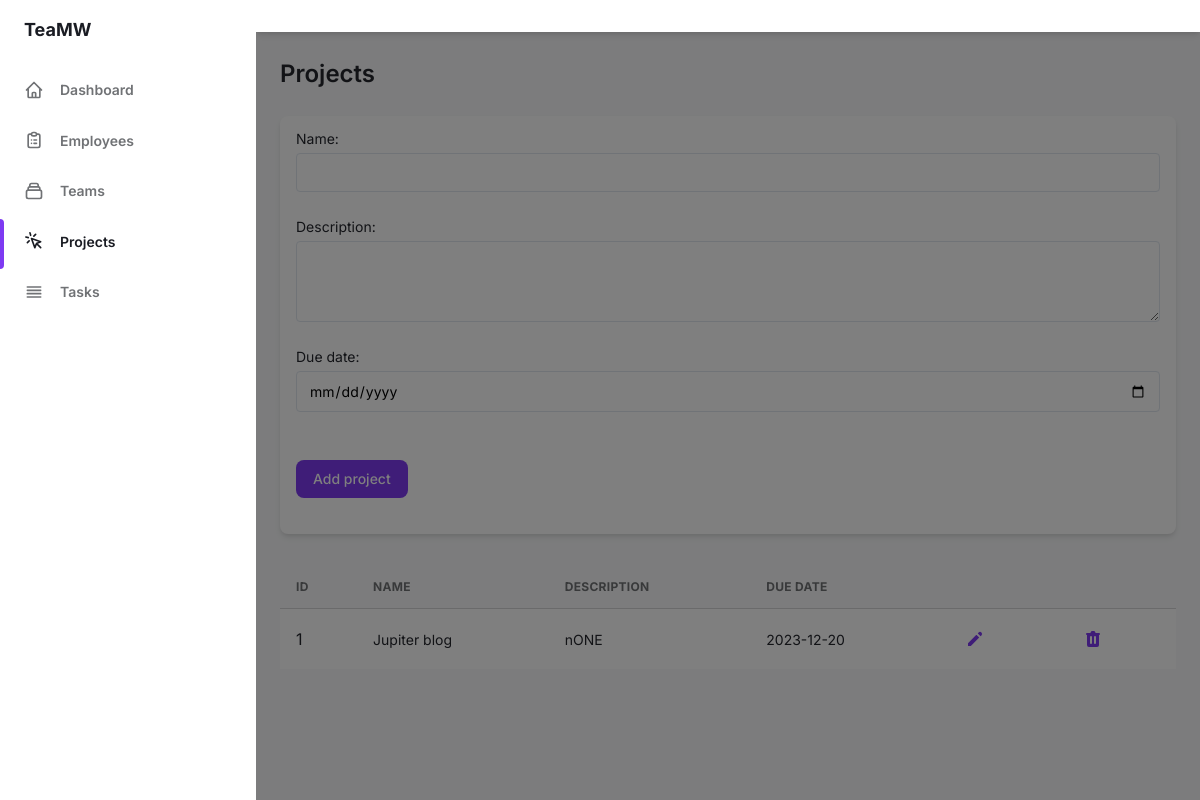
The app's page /projects.php with its own data.
### tables this page shows
CREATE TABLE `projects` (
  `proj_id` int(11) NOT NULL,
  `proj_name` varchar(70) NOT NULL,
  `proj_description` varchar(100) NOT NULL,
  `proj_due_date` date NOT NULL
);

### projects.php (the view, shortened to what this page needs)
<?php
  $con = connection();
  $sql = "SELECT * FROM projects";
  $query = mysqli_query($con, $sql);
?>
<!DOCTYPE html>
<html :class="{ 'theme-dark': dark }" x-data="data()" lang="en">
  <head>
    <link rel="stylesheet" href="./assets/css/tailwind.output.css" />
  </head>
  <body>
    <div
      class="flex h-screen bg-gray-50 dark:bg-gray-900"
      :class="{ 'overflow-hidden': isSideMenuOpen}"
    >
      <aside
        class="z-20 flex-shrink-0 hidden w-64 overflow-y-auto bg-white dark:bg-gray-800 md:block"
      >
        <div class="py-4 text-gray-500 dark:text-gray-400">
          <a
            class="ml-6 text-lg font-bold text-gray-800 dark:text-gray-200"
            href="#"
          >
            TeaMW
          </a>
          <ul class="mt-6">
            <li class="relative px-6 py-3">
              <a
                class="inline-flex items-center w-full text-sm font-semibold transition-colors duration-150 hover:text-gray-800 dark:hover:text-gray-200"
                href="index.php"
              >
                <svg
                  class="w-5 h-5"
                  aria-hidden="true"
                  fill="none"
                  stroke-linecap="round"
                  stroke-linejoin="round"
                  stroke-width="2"
                  viewBox="0 0 24 24"
                  stroke="currentColor"
                >
                  <path
                    d="M3 12l2-2m0 0l7-7 7 7M5 10v10a1 1 0 001 1h3m10-11l2 2m-2-2v10a1 1 0 01-1 1h-3m-6 0a1 1 0 001-1v-4a1 1 0 011-1h2a1 1 0 011 1v4a1 1 0 001 1m-6 0h6"
                  ></path>
                </svg>
                <span class="ml-4">Dashboard</span>
              </a>
            </li>
          </ul>
          <ul>
            <li class="relative px-6 py-3">
              <a
                class="inline-flex items-center w-full text-sm font-semibold transition-colors duration-150 hover:text-gray-800 dark:hover:text-gray-200"
                href="employees.php"
              >
                <span class="ml-4">Employees</span>
              </a>
            </li>
            <li class="relative px-6 py-3">
              <a
                class="inline-flex items-center w-full text-sm font-semibold transition-colors duration-150 hover:text-gray-800 dark:hover:text-gray-200"
                href="teams.php"
              >
                <span class="ml-4">Teams</span>
              </a>
            </li>
            <li class="relative px-6 py-3">
              <span
                class="absolute inset-y-0 left-0 w-1 bg-purple-600 rounded-tr-lg rounded-br-lg"
                aria-hidden="true"
              ></span>
              <a
                class="inline-flex items-center w-full text-sm font-semibold text-gray-800 transition-colors duration-150 hover:text-gray-800 dark:hover:text-gray-200 dark:text-gray-100"
                href="projects.php"
              >
                <svg
                  class="w-5 h-5"
                  aria-hidden="true"
                  fill="none"
                  stroke-linecap="round"
                  stroke-linejoin="round"
                  stroke-width="2"
                  viewBox="0 0 24 24"
                  stroke="currentColor"
                >
                  <path
                    d="M15 15l-2 5L9 9l11 4-5 2zm0 0l5 5M7.188 2.239l.777 2.897M5.136 7.965l-2.898-.777M13.95 4.05l-2.122 2.122m-5.657 5.656l-2.12 2.122"
                  ></path>
                </svg>
                <span class="ml-4">Projects</span>
              </a>
            </li>
            <li class="relative px-6 py-3">
              <a
                class="inline-flex items-center w-full text-sm font-semibold transition-colors duration-150 hover:text-gray-800 dark:hover:text-gray-200"
                href="tasks.php"
              >
                <svg
                  class="w-5 h-5"
                  aria-hidden="true"
                  fill="none"
                  stroke-linecap="round"
                  stroke-linejoin="round"
                  stroke-width="2"
                  viewBox="0 0 24 24"
                  stroke="currentColor"
                >
                  <path d="M4 6h16M4 10h16M4 14h16M4 18h16"></path>
                </svg>
                <span class="ml-4">Tasks</span>
              </a>
            </li>
          </ul>
        </div>
      </aside>
      <div
        x-show="isSideMenuOpen"
        x-transition:enter="transition ease-in-out duration-150"
        x-transition:enter-start="opacity-0"
        x-transition:enter-end="opacity-100"
        x-transition:leave="transition ease-in-out duration-150"
        x-transition:leave-start="opacity-100"
        x-transition:leave-end="opacity-0"
        class="fixed inset-0 z-10 flex items-end bg-black bg-opacity-50 sm:items-center sm:justify-center"
      ></div>
      <div class="flex flex-col flex-1">
      <header class="z-10 py-4 bg-white shadow-md dark:bg-gray-800">
        </header>
        <main class="h-full overflow-y-auto">
          <div class="container grid px-6 mx-auto">
            <h2
              class="my-6 text-2xl font-semibold text-gray-700 dark:text-gray-200"
            >
              Projects
            </h2>
            <form action="insert_project.php" method="POST">
              <div
                class="px-4 py-3 mb-8 bg-white rounded-lg shadow-md dark:bg-gray-800"
              >
                <label class="block text-sm">
                  <span class="text-gray-700 dark:text-gray-400">Name:</span>
                  <input
                    type="text"
                    name="name"
                    required
                    class="block w-full mt-1 text-sm dark:border-gray-600 dark:bg-gray-700 focus:border-purple-400 focus:outline-none focus:shadow-outline-purple dark:text-gray-300 dark:focus:shadow-outline-gray form-input"
                  />
                </label>
                <br>
                <label class="block text-sm">
                  <span class="text-gray-700 dark:text-gray-400">Description:</span>
                  <textarea
                    name="description"
                    class="block w-full mt-1 text-sm dark:text-gray-300 dark:border-gray-600 dark:bg-gray-700 form-textarea focus:border-purple-400 focus:outline-none focus:shadow-outline-purple dark:focus:shadow-outline-gray"
                    rows="3">
                  </textarea>
                </label>
                <br>
                <label class="block text-sm">
                  <span class="text-gray-700 dark:text-gray-400">Due date:</span>
                  <input
                    type="date"
                    name="dueDate"
                    class="block w-full mt-1 text-sm dark:text-gray-300 dark:border-gray-600 dark:bg-gray-700 form-textarea focus:border-purple-400 focus:outline-none focus:shadow-outline-purple dark:focus:shadow-outline-gray"
                    required
                  />
                </label>
                <br>
                <br>
                <div>
                  <input
                    type="submit"
                    class="px-4 py-2 text-sm font-medium leading-5 text-white transition-colors duration-150 bg-purple-600 border border-transparent rounded-lg active:bg-purple-600 hover:bg-purple-700 focus:outline-none focus:shadow-outline-purple"
                    value="Add project"
                    >
                </div>
                <br>
            </form>
          </div>
          <div class="w-full overflow-x-auto">
            <table class="w-full whitespace-no-wrap">
              <thead>
                <tr class="text-xs font-semibold tracking-wide text-left text-gray-500 uppercase border-b dark:border-gray-700 bg-gray-50 dark:text-gray-400 dark:bg-gray-800">
                  <th class="px-4 py-3">id</th>
                  <th class="px-4 py-3">Name</th>
                  <th class="px-4 py-3">Description</th>
                  <th class="px-4 py-3">Due date</th>
                  <th class="px-4 py-3"></th>
                  <th class="px-4 py-3"></th>
                </tr>
              </thead>
              <tbody class="bg-white divide-y dark:divide-gray-700 dark:bg-gray-800">
                <?php
                  while($row = mysqli_fetch_array($query)):
                ?>
                <tr class="text-gray-700 dark:text-gray-400">
                  <td class="px-4 py-3"> <?= $row['proj_id'] ?> </td>
                  <td class="px-4 py-3 text-sm"> <?= $row['proj_name'] ?> </td>
                  <td class="px-4 py-3 text-sm"> <?= $row['proj_description'] ?> </td>
                  <td class="px-4 py-3 text-sm"> <?= $row['proj_due_date'] ?> </td>
                  <td class="px-4 py-3">
                    <div class="flex items-center space-x- text-sm">
                      <a href="update_project.php?proj_id=<?= $row['proj_id'] ?>">
                        <button
                          class="flex items-center justify-between px-2 py-2 text-sm font-medium leading-5 text-purple-600 rounded-lg dark:text-gray-400 focus:outline-none focus:shadow-outline-gray"
                          aria-label="Edit"
                        >
                          <svg
                            class="w-5 h-5"
                            aria-hidden="true"
                            fill="currentColor"
                            viewBox="0 0 20 20"
                          >
                            <path
                              d="M13.586 3.586a2 2 0 112.828 2.828l-.793.793-2.828-2.828.793-.793zM11.379 5.793L3 14.172V17h2.828l8.38-8.379-2.83-2.828z"
                            ></path>
                          </svg>
                        </button>
                      </a>
                    </div>
                  </td>
                  <td class="px-4 py-3">
                    <div class="flex items-center space-x- text-sm">
                      <a href="delete_project.php?proj_id=<?= $row['proj_id'] ?>">
                        <button
                          class="flex items-center justify-between px-2 py-2 text-sm font-medium leading-5 text-purple-600 rounded-lg dark:text-gray-400 focus:outline-none focus:shadow-outline-gray"
                          aria-label="Delete"
                        >
                        </button>
                      </a>
                    </div>
                  </td>
                </tr>
                <?php endwhile; ?>
              </tbody>
            </table>
          </div>
        </main>
      </div>
    </div>
  </body>
</html>

### records on screen
projects: proj_id "1", proj_name "Jupiter blog", proj_description "nONE", proj_due_date "2023-12-20"
